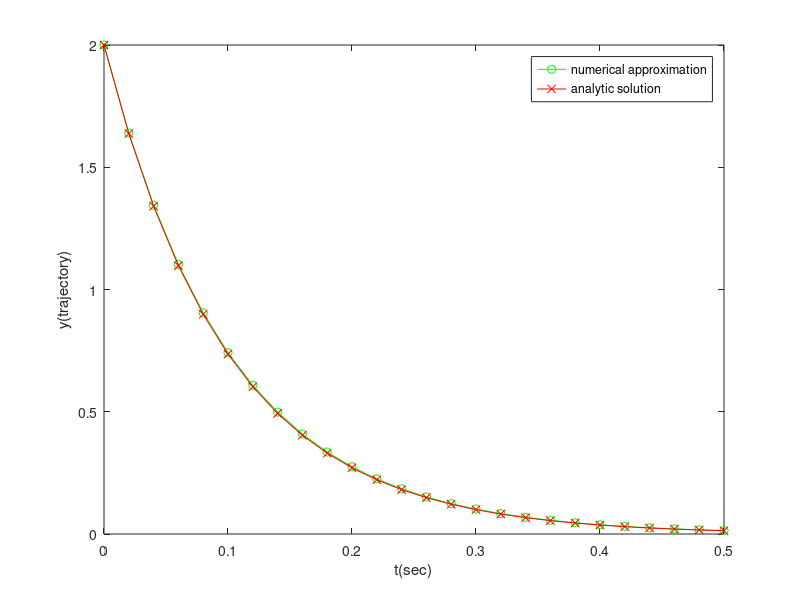

MATLAB code to generate this figure:
% page 162
% y' = ry r = -10  y(0) = 2  0<= t<=5   stepsize(delta or h) = 0.02
% we get analytic solution by pencil and paper y(t) = 2*e^(-10*t)
clear;

r = -10; delta = 0.02; y(1) = 2; % matlab count from index 1
k = 0;

for time = [delta : delta : 0.5]
    k = k + 1;
    dy(k+1) = y(k) + r*y(k)*delta
    y(k + 1) = y(k) + (r*y(k)+ r*dy(k+1))*(delta/2);
end

t = [0:delta:0.5];
y_true = 2*exp(-10*t);
plot(t,y,'g-o', t, y_true,'r-x');
xlabel('t(sec)'),ylabel('y(trajectory)');
legend('numerical approximation','analytic solution');
